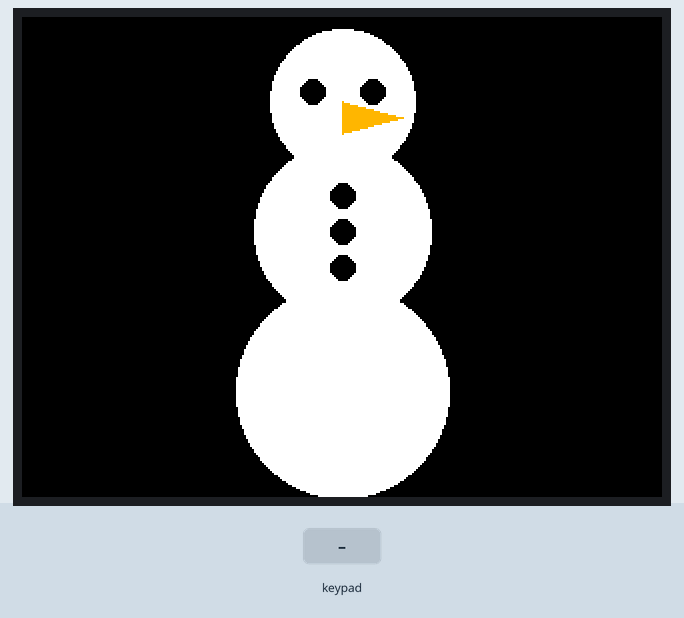
The program below on a simulated ESP32. Parts: 320×240 colour display. The inputs (shaded band) are chosen by the test bench. What the program prints to the serial monitor is not drawn.

Above: at 1.4 s.
1.5 s: key 'A' pressed
3.2 s: key 'B' pressed
4.9 s: key 'C' pressed
6.6 s: key 'A' pressed
8.3 s: key 'C' pressed
10.0 s: key 'B' pressed
Timing chart, 0 to 12.7 s (numbered marks = the images above; inputs shaded):
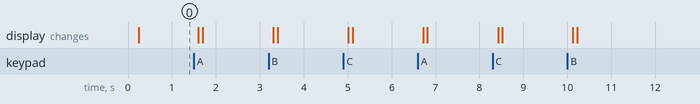

The program:

main.cpp
```cpp
#include <Arduino.h>
#include <M5Core2.h>


static int red = 0;
static int green = 0;
static int blue = 0;
static const int MAX_RED = 32;
static const int MAX_GREEN = 64;
static const int MAX_BLUE = 32;
int hexColor = 0x0000;
static unsigned long lastTS;

static void renderScreen();
static void drawSnowman(int screenWidth, int screenHeight, int snowmanBaseRadius, double ballShrinkFactor);

void setup()
{
    M5.begin();
    lastTS = millis();
    renderScreen();
}

void loop()
{
    M5.update();

    if (millis() >= lastTS + 50)
    {
        lastTS = millis();
        if (M5.BtnA.isPressed()) {
            red = (red == MAX_RED) ? 0 : red+1;
            renderScreen();
        }
        if (M5.BtnB.isPressed()) {
            green = (green == MAX_GREEN) ? 0 : green+1;
            renderScreen();
        }
        if (M5.BtnC.isPressed()) {
            blue = (blue == MAX_BLUE) ? 0 : blue+1;
            renderScreen();
        }
    }
}

static void renderScreen()
{
    Serial.printf("r=%d, g=%d, b=%d => ", red, green, blue);
    hexColor = red << 11 | green << 5 | blue;
    Serial.printf("0x%04X\n", hexColor);

    // Fill the screen with the specified color
    M5.Lcd.fillScreen(hexColor);

    // Draw the snowman
    drawSnowman(M5.Lcd.width(), M5.Lcd.height(), M5.Lcd.width() / 6, 0.84);
}

static void drawSnowman(int screenWidth, int screenHeight, int snowmanBaseRadius, double ballShrinkFactor)
{

    int sWidth = screenWidth;
    int xScreenMid = sWidth / 2;
    int sHeight = screenHeight;
    Serial.printf("%d x %d res\n", sWidth, sHeight);


    int radius = snowmanBaseRadius;
    int diameter = radius * 2;
    int yOffset = 0;

    M5.Lcd.fillCircle(xScreenMid, sHeight - radius, radius, TFT_WHITE);


    int yBodyMid = 0;
    int yHeadMid = 0;

    for (int i = 0; i < 2; i++)
    {
        yOffset += diameter * ballShrinkFactor;
        radius *= ballShrinkFactor;
        diameter = radius * 2;
        int yCircleMid = sHeight - yOffset - radius;
        M5.Lcd.fillCircle(xScreenMid, yCircleMid, radius, TFT_WHITE);

        if (i == 0)
            yBodyMid = yCircleMid;
        else if (i == 1)
            yHeadMid = yCircleMid;
    }

    int rButton = 6;
    for (int i = -1; i < 2; i++)
        M5.Lcd.fillCircle(xScreenMid, yBodyMid + (rButton * 3 * i), rButton, TFT_BLACK);

    M5.Lcd.fillCircle(xScreenMid - 15, yHeadMid - 5, rButton, TFT_BLACK);
    M5.Lcd.fillCircle(xScreenMid + 15, yHeadMid - 5, rButton, TFT_BLACK);

    M5.Lcd.fillTriangle(xScreenMid, yHeadMid, xScreenMid, yHeadMid + 16, xScreenMid + 30, yHeadMid + 8, TFT_ORANGE);
}
```
